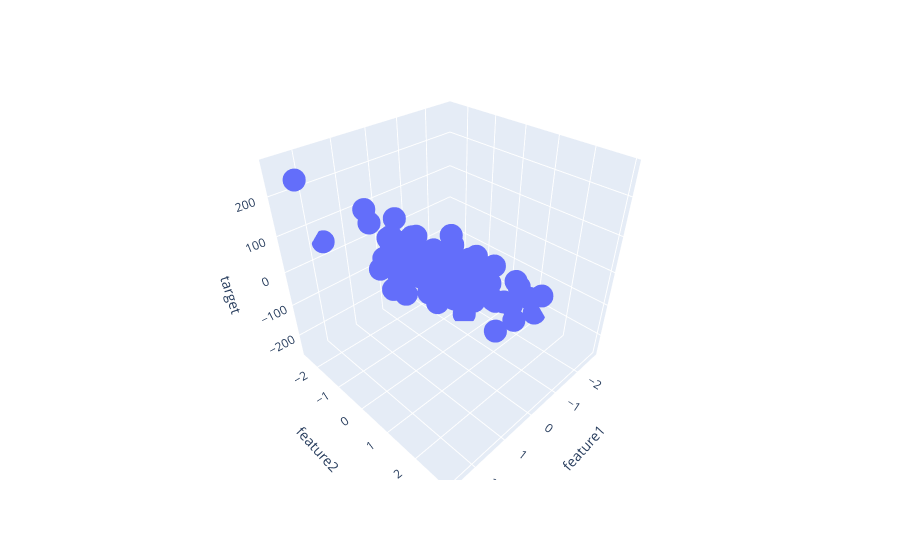

The cell this chart's notebook holds for it:
### Code cell
fig = px.scatter_3d(df, x = 'feature1', y = "feature2", z = 'target')

fig.show()
